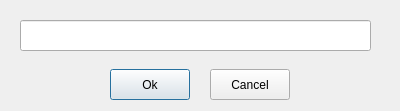
<?xml version="1.0" encoding="UTF-8"?>
<ui version="4.0">
 <class>Dialog_Add</class>
 <widget class="QDialog" name="Dialog_Add">
  <property name="geometry">
   <rect>
    <x>0</x>
    <y>0</y>
    <width>400</width>
    <height>111</height>
   </rect>
  </property>
  <property name="windowTitle">
   <string>Dialog</string>
  </property>
  <widget class="QLineEdit" name="lineEdit">
   <property name="geometry">
    <rect>
     <x>20</x>
     <y>20</y>
     <width>351</width>
     <height>31</height>
    </rect>
   </property>
  </widget>
  <widget class="QPushButton" name="pushButton_Ok">
   <property name="geometry">
    <rect>
     <x>110</x>
     <y>69</y>
     <width>80</width>
     <height>31</height>
    </rect>
   </property>
   <property name="text">
    <string>Ok</string>
   </property>
  </widget>
  <widget class="QPushButton" name="pushButton_Cancel">
   <property name="geometry">
    <rect>
     <x>210</x>
     <y>69</y>
     <width>80</width>
     <height>31</height>
    </rect>
   </property>
   <property name="text">
    <string>Cancel</string>
   </property>
  </widget>
 </widget>
 <resources/>
 <connections/>
</ui>
